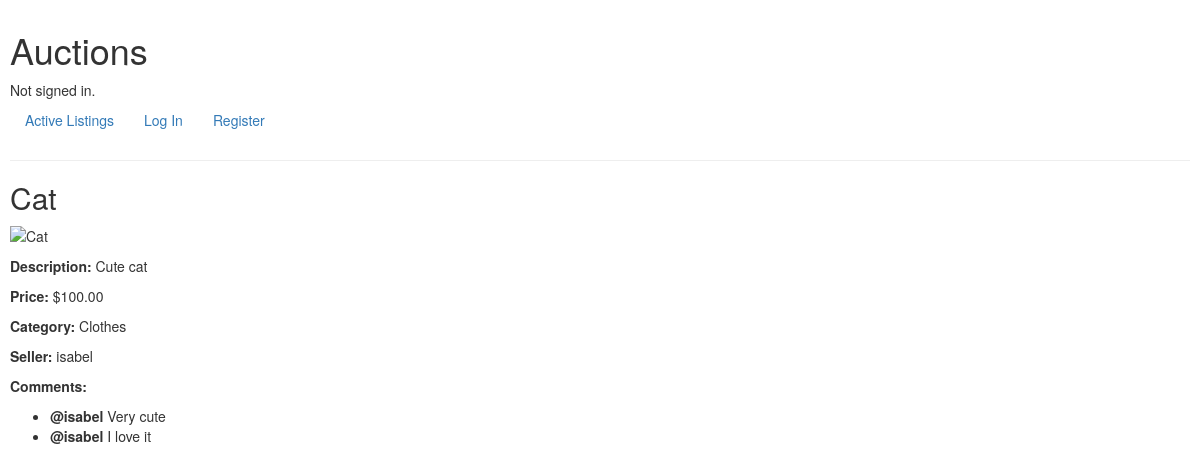
/auction/6/, run on the app's committed database.
### auctions/models.py (models this page shows, shortened)
class Auction(models.Model):
    seller = models.ForeignKey(User, on_delete=models.CASCADE)
    title = models.CharField(max_length=64)
    description = models.CharField(max_length=5000)
    image = models.CharField(max_length=20000, blank=True, null=True)
    starting_bid = models.DecimalField(decimal_places=2, max_digits=12)
    category = models.ForeignKey(Category, on_delete=models.CASCADE, null=True)

class Category(models.Model):
    name = models.CharField(max_length=60)

class User(AbstractUser):
    pass

class Comment(models.Model):
    user = models.ForeignKey(User, on_delete=models.CASCADE)
    item = models.ForeignKey(Auction, on_delete=models.CASCADE)
    comment = models.CharField(max_length=200)

### auctions/views.py (the view)
# urls.py: path('auction/<int:auction_id>/', views.auction, name='auction'),
def auction(request, auction_id):
    auction = Auction.objects.get(id=auction_id)
    comments = Comment.objects.filter(item=auction)
    is_seller = auction.seller == request.user
    in_watchlist = Watchlist.objects.filter(item=auction)
    return render(request, 'auctions/auction.html', {
        'auction': auction,
        'comments': comments,
        'is_seller': is_seller,
        'in_watchlist': in_watchlist
    })

### auctions/templates/auctions/auction.html (shortened to what this page needs)
{% extends "auctions/layout.html" %}
{% block body %}
    <h2>{{ auction.title }}</h2>
    {% if auction.image %}
        <p><img src="{{ auction.image }}" alt="{{ auction.title }}"></p>
    {% endif %}
    <p><strong>Description:</strong> {{ auction.description }}</p>
    <p><strong>Price:</strong> ${{ auction.starting_bid }}</p>
    <p><strong>Category:</strong> {{ auction.category.name }}</p>
    <p><strong>Seller:</strong> {{ auction.seller.username }}</p>
    <p><strong>Comments:</strong></p>
    <ul>
        {% for comment in comments %}
            <li><strong>@{{ comment.user.username}} </strong>{{ comment.comment }}</li>
        {% empty %}
            <li>No comments</li>
        {% endfor %}
    </ul>
{% endblock %}

### auctions/static/auctions/styles.css (style rules this page uses)
body { padding: 10px; }

### data on the page
Auction: title "Cat", description "Cute cat", starting_bid "100.00", category.name "Clothes", seller.username "isabel"
Comment: user.username "isabel", comment "Very cute"
Comment: user.username "isabel", comment "I love it"
